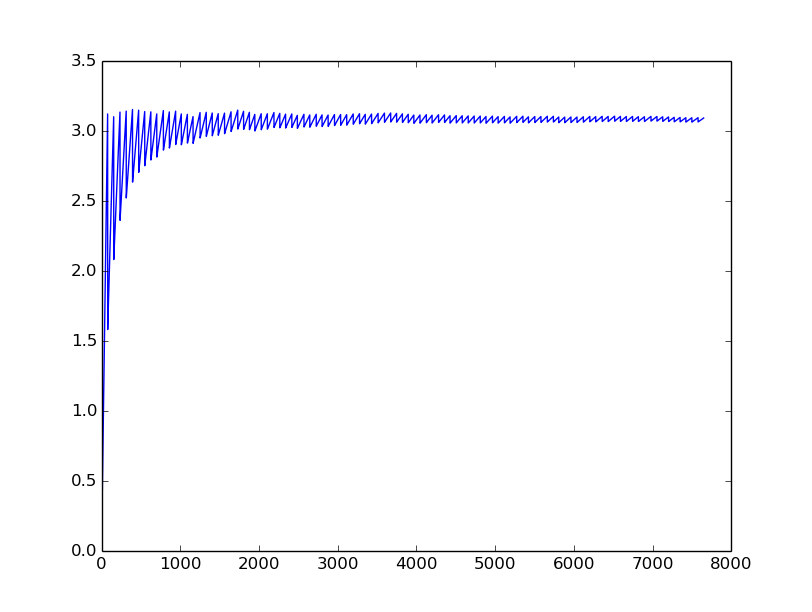

Generate this figure with Python:
# montecarlo.py

import tensorflow as tf
import matplotlib.pyplot as plt

trials = 100
hits = 0

x = tf.random_uniform([1],minval=-1,maxval=1,dtype=tf.float32)
y = tf.random_uniform([1],minval=-1,maxval=1,dtype=tf.float32)
pi = []

sess = tf.Session()

with sess.as_default():
    for i in range(1,trials):
        for j in range(1,trials):
            if x.eval()**2 + y.eval()**2 < 1 :
                hits = hits + 1
                pi.append((4 * float(hits) / i)/trials)

plt.plot(pi)
plt.show()
